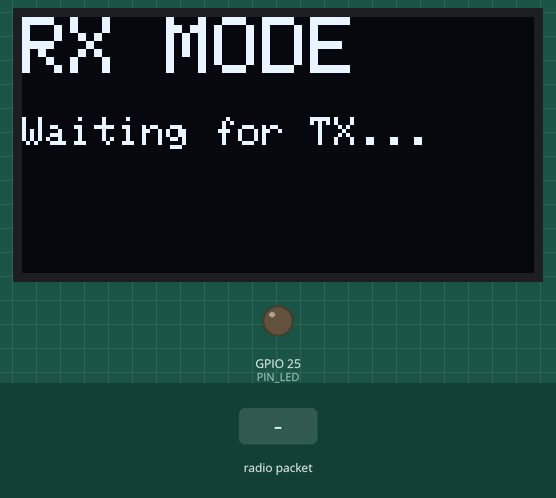
The sketch below on a simulated ESP32. On the bench: 128×64 one-colour display, output pins drawn as LEDs (lit = HIGH). The test bench sets the inputs (shaded band). No radio packets arrive unless stated; what the sketch prints to the serial monitor is not drawn.

Above: at 1.4 s.
1.5 s: radio packet "PKT:" arrives
At 1.8 s:
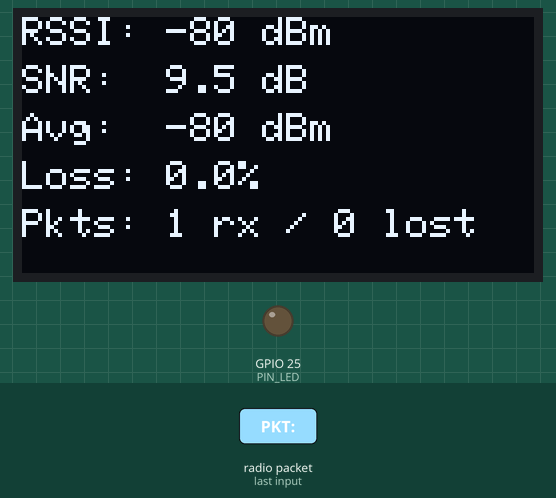
3.0 s: radio packet "0" arrives
At 4.2 s:
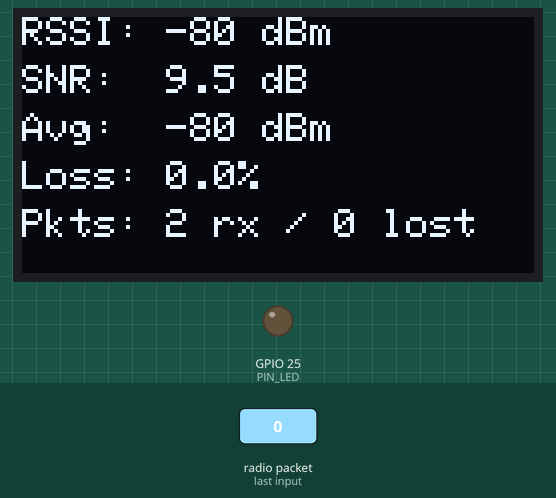
Timing chart, 0 to 6.0 s (numbered marks = the images above; inputs shaded):
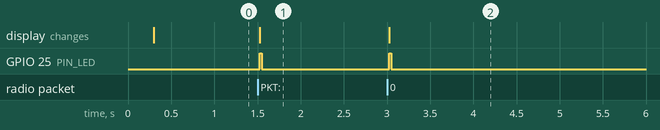

Measured:
- after the input at 1.5 s, GPIO 25 (PIN_LED): LOW → HIGH at once, → LOW 0.02 s later; the display: changes at once (image 1)
- after the input at 3.0 s, GPIO 25 (PIN_LED): LOW → HIGH at once, → LOW 0.02 s later; the display: changes at once (image 2)

The sketch:

laptop2_rx.ino
```cpp
// ============================================================
// LAPTOP 2 — LilyGo T3 V1.6.1 — RECEIVER
// Board:   Tools > Board > esp32 > "TTGO LoRa32-OLED"
// Library: "LoRa" by Sandeep Mistry
//          "Adafruit SSD1306" by Adafruit
//
// Streams CSV to laptop over serial for rssi_plot.py
// Format: time_ms,rssi,snr,loss_pct
// ============================================================

#include <SPI.h>
#include <LoRa.h>
#include <Wire.h>
#include <Adafruit_GFX.h>
#include <Adafruit_SSD1306.h>

// ---- LoRa pins (T3 V1.6.1) ----
#define LORA_SCK  5
#define LORA_MISO 19
#define LORA_MOSI 27
#define LORA_CS   18
#define LORA_RST  23
#define LORA_IRQ  26

// ---- OLED ----
#define OLED_SDA  21
#define OLED_SCL  22

// ---- Radio settings (must match TX) ----
#define RF_FREQ   915E6
#define SF        7
#define BW        125E3
#define CR        5

#define PIN_LED   25

Adafruit_SSD1306 display(128, 64, &Wire, -1);

uint32_t totalPkts  = 0;
uint32_t lostPkts   = 0;
int32_t  lastPktNum = -1;
float    rssiAvg    = 0;

void setup() {
  pinMode(PIN_LED, OUTPUT);
  Serial.begin(115200);
  delay(200);

  // OLED
  Wire.begin(OLED_SDA, OLED_SCL);
  if (!display.begin(SSD1306_SWITCHCAPVCC, 0x3C)) {
    Serial.println("OLED failed");
  }
  display.clearDisplay();
  display.setTextColor(SSD1306_WHITE);

  // LoRa
  SPI.begin(LORA_SCK, LORA_MISO, LORA_MOSI, LORA_CS);
  LoRa.setPins(LORA_CS, LORA_RST, LORA_IRQ);

  if (!LoRa.begin(RF_FREQ)) {
    Serial.println("LoRa init FAILED");
    display.setTextSize(2);
    display.setCursor(0, 0); display.println("LoRa");
    display.setCursor(0, 20); display.println("FAILED");
    display.display();
    while (1) { digitalWrite(PIN_LED, !digitalRead(PIN_LED)); delay(100); }
  }

  LoRa.setSpreadingFactor(SF);
  LoRa.setSignalBandwidth(BW);
  LoRa.setCodingRate4(CR);

  // CSV header — rssi_plot.py skips this line
  Serial.println("time_ms,rssi,snr,loss_pct");
  Serial.println("RX ready — 915 MHz SF7");

  display.setTextSize(2);
  display.setCursor(0, 0); display.println("RX MODE");
  display.setTextSize(1);
  display.setCursor(0, 25); display.println("Waiting for TX...");
  display.display();
}

void loop() {
  int pktSize = LoRa.parsePacket();
  if (!pktSize) return;

  // Read packet
  String rx = "";
  while (LoRa.available()) rx += (char)LoRa.read();

  int   rssi = LoRa.packetRssi();
  float snr  = LoRa.packetSnr();
  totalPkts++;

  // Sequence-based packet loss detection
  uint32_t pktNum = 0;
  if (rx.startsWith("PKT:")) pktNum = rx.substring(4).toInt();
  if (lastPktNum >= 0 && pktNum > (uint32_t)(lastPktNum + 1))
    lostPkts += pktNum - lastPktNum - 1;
  lastPktNum = pktNum;

  float lossPct = (float)lostPkts / (totalPkts + lostPkts) * 100.0;

  // Rolling average RSSI
  rssiAvg = (rssiAvg == 0) ? rssi : (rssiAvg * 0.9 + rssi * 0.1);

  // Stream CSV to laptop
  Serial.printf("%lu,%d,%.1f,%.1f\n", millis(), rssi, snr, lossPct);

  // OLED
  display.clearDisplay();
  display.setTextSize(1);
  display.setCursor(0, 0);  display.printf("RSSI: %d dBm", rssi);
  display.setCursor(0, 12); display.printf("SNR:  %.1f dB", snr);
  display.setCursor(0, 24); display.printf("Avg:  %.0f dBm", rssiAvg);
  display.setCursor(0, 36); display.printf("Loss: %.1f%%", lossPct);
  display.setCursor(0, 48); display.printf("Pkts: %lu rx / %lu lost", totalPkts, lostPkts);
  display.display();

  digitalWrite(PIN_LED, HIGH); delay(20); digitalWrite(PIN_LED, LOW);
}
```
